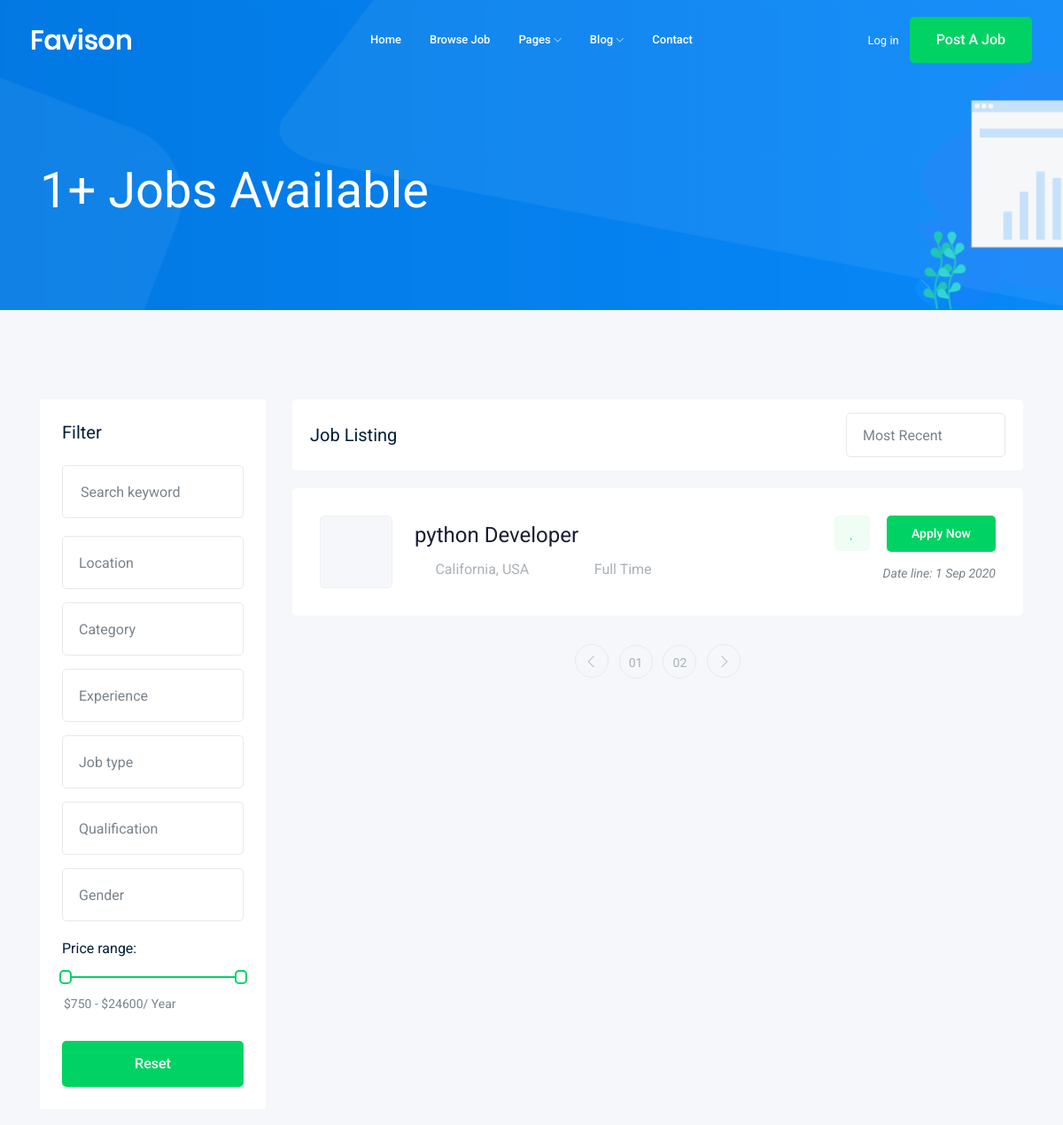
Page /job/ (upper part) on the earlier database version.
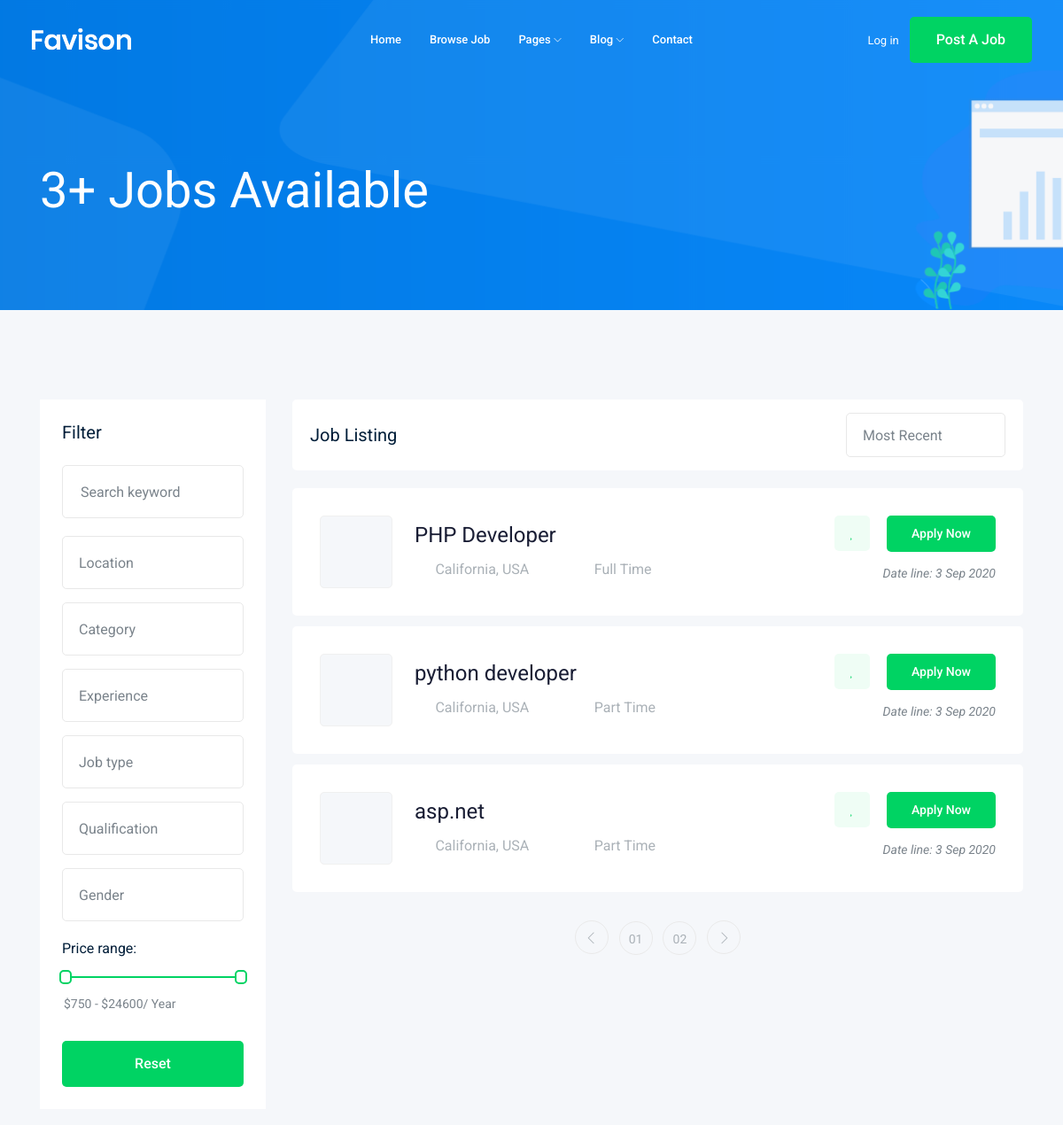
Same page on the later database version.
### job/models.py (models this page shows)
class job(models.Model): # tabel
    title = models.CharField(max_length=100) # column
    job_type = models.CharField(max_length=15,choices=JOB_TYPE)
    description = models.TextField(max_length=1000)
    puplished_at = models.DateTimeField(auto_now_add=True)
    vacancy = models.IntegerField(default=1)
    salary = models.IntegerField(default=0)
    experience = models.IntegerField(default=1)
    category = models.ForeignKey('Category',on_delete=models.CASCADE)
    image = models.ImageField(upload_to=image_upload)
    def __str__(self):
        return self.title

### job/views.py (the view)
# urls.py: path('',views.job_list),
def job_list(request):
    job_list = job.objects.all()
    print(job_list)
    context = {'jobs':job_list}
    return render(request,'job/job_list.html',context)

### job/templates/job/job_list.html (shortened to what this page needs)
{% extends 'base.html' %}
{% block body %}
    <div class="bradcam_area bradcam_bg_1">
        <div class="container">
            <div class="row">
                <div class="col-xl-12">
                    <div class="bradcam_text">
                        <h3>{{jobs.count}}+ Jobs Available</h3>
                    </div>
                </div>
            </div>
        </div>
    </div>
    <div class="job_listing_area plus_padding">
        <div class="container">
            <div class="row">
                <div class="col-lg-3">
                    <div class="job_filter white-bg">
                        <div class="form_inner white-bg">
                            <h3>Filter</h3>
                            <form action="#">
                                <div class="row">
                                    <div class="col-lg-12">
                                        <div class="single_field">
                                            <input type="text" placeholder="Search keyword">
                                        </div>
                                    </div>
                                    <div class="col-lg-12">
                                    </div>
                                    <div class="col-lg-12">
                                    </div>
                                    <div class="col-lg-12">
                                    </div>
                                    <div class="col-lg-12">
                                    </div>
                                    <div class="col-lg-12">
                                    </div>
                                    <div class="col-lg-12">
                                    </div>
                                </div>
                            </form>
                        </div>
                        <div class="range_wrap">
                            <label for="amount">Price range:</label>
                            <div id="slider-range"></div>
                            <p>
                                <input type="text" id="amount" readonly style="border:0; color:#7A838B; font-size: 14px; font-weight:400;">
                            </p>
                        </div>
                        <div class="reset_btn">
                            <button  class="boxed-btn3 w-100" type="submit">Reset</button>
                        </div>
                    </div>
                </div>
                <div class="col-lg-9">
                    <div class="recent_joblist_wrap">
                        <div class="recent_joblist white-bg ">
                            <div class="row align-items-center">
                                <div class="col-md-6">
                                    <h4>Job Listing</h4>
                                </div>
                                <div class="col-md-6">
                                    <div class="serch_cat d-flex justify-content-end">
                                    </div>
                                </div>
                            </div>
                        </div>
                    </div>
                    <div class="job_lists m-0">
                        <div class="row">
                          {% for job in jobs %}
                            <div class="col-lg-12 col-md-12">
                                <div class="single_jobs white-bg d-flex justify-content-between">
                                    <div class="jobs_left d-flex align-items-center">
                                        <div class="thumb">
                                        </div>
                                        <div class="jobs_conetent">
                                            <a href="{% url 'jobs:job_details' job.id %}"><h4>{{job}}</h4></a>
                                            <div class="links_locat d-flex align-items-center">
                                                <div class="location">
                                                    <p> <i class="fa fa-map-marker"></i> California, USA</p>
                                                </div>
                                                <div class="location">
                                                    <p> <i class="fa fa-clock-o"></i> {{job.job_type}}</p>
                                                </div>
                                            </div>
                                        </div>
                                    </div>
                                    <div class="jobs_right">
                                        <div class="apply_now">
                                            <a class="heart_mark" href="#"> <i class="fa fa-heart"></i> </a>
                                            <a href="{% url 'jobs:job_details' job.id %}l" class="boxed-btn3">Apply Now</a>
                                        </div>
                                        <div class="date">
                                            <p>Date line: {{job.puplished_at| date:'j M Y'}}</p>
                                        </div>
                                    </div>
                                </div>
                            </div>
                          {% endfor %}
                        </div>
                        <div class="row">
                            <div class="col-lg-12">
                                <div class="pagination_wrap">
                                    <ul>
                                        <li><a href="#"> <i class="ti-angle-left"></i> </a></li>
                                        <li><a href="#"><span>01</span></a></li>
                                        <li><a href="#"><span>02</span></a></li>
                                        <li><a href="#"> <i class="ti-angle-right"></i> </a></li>
                                    </ul>
                                </div>
                            </div>
                        </div>
                    </div>
                </div>
            </div>
        </div>
    </div>
{% endblock body %}

### templates/base.html (shortened to what this page needs)
<!doctype html>
<html class="no-js" lang="zxx">
<head>
    {% load static %}
    <link rel="stylesheet" href="{% static 'css/bootstrap.min.css' %}">
    <link rel="stylesheet" href="{% static 'css/owl.carousel.min.css' %}">
    <link rel="stylesheet" href="{% static 'css/magnific-popup.css' %}">
    <link rel="stylesheet" href="{% static 'css/font-awesome.min.css' %}">
    <link rel="stylesheet" href="{% static 'css/themify-icons.css' %}">
    <link rel="stylesheet" href="{% static 'css/nice-select.css' %}">
    <link rel="stylesheet" href="{% static 'css/flaticon.css' %}">
    <link rel="stylesheet" href="{% static 'css/jquery-ui.css' %}">
    <link rel="stylesheet" href="{% static 'css/gijgo.css' %}">
    <link rel="stylesheet" href="{% static 'css/animate.min.css' %}">
    <link rel="stylesheet" href="{% static 'css/slicknav.css' %}">
    <link rel="stylesheet" href="{% static 'css/style.css' %}">
</head>
<body>
    <header>
        <div class="header-area ">
            <div id="sticky-header" class="main-header-area">
                <div class="container-fluid ">
                    <div class="header_bottom_border">
                        <div class="row align-items-center">
                            <div class="col-xl-3 col-lg-2">
                                <div class="logo">
                                    <a href="index.html">
                                        <img src="img/logo.png" alt="">
                                    </a>
                                </div>
                            </div>
                            <div class="col-xl-6 col-lg-7">
                                <div class="main-menu  d-none d-lg-block">
                                    <nav>
                                        <ul id="navigation">
                                            <li><a href="index.html">home</a></li>
                                            <li><a href="jobs.html">Browse Job</a></li>
                                            <li><a href="#">pages <i class="ti-angle-down"></i></a>
                                            </li>
                                            <li><a href="#">blog <i class="ti-angle-down"></i></a>
                                            </li>
                                            <li><a href="contact.html">Contact</a></li>
                                        </ul>
                                    </nav>
                                </div>
                            </div>
                            <div class="col-xl-3 col-lg-3 d-none d-lg-block">
                                <div class="Appointment">
                                    <div class="phone_num d-none d-xl-block">
                                        <a href="#">Log in</a>
                                    </div>
                                    <div class="d-none d-lg-block">
                                        <a class="boxed-btn3" href="#">Post a Job</a>
                                    </div>
                                </div>
                            </div>
                            <div class="col-12">
                            </div>
                        </div>
                    </div>
                </div>
            </div>
        </div>
    </header>
    {% block body %}
    {% endblock body %}
</body>
</html>

Differences in the rows shown:
removed job: title "python Developer", job_type "Full Time", puplished_at "1 Sep 2020"
added job: title "PHP Developer", job_type "Full Time", puplished_at "3 Sep 2020"
added job: title "python developer", job_type "Part Time", puplished_at "3 Sep 2020"
added job: title "asp.net", job_type "Part Time", puplished_at "3 Sep 2020"
Other differences:
{{ jobs.count }}: "1" → "3"
